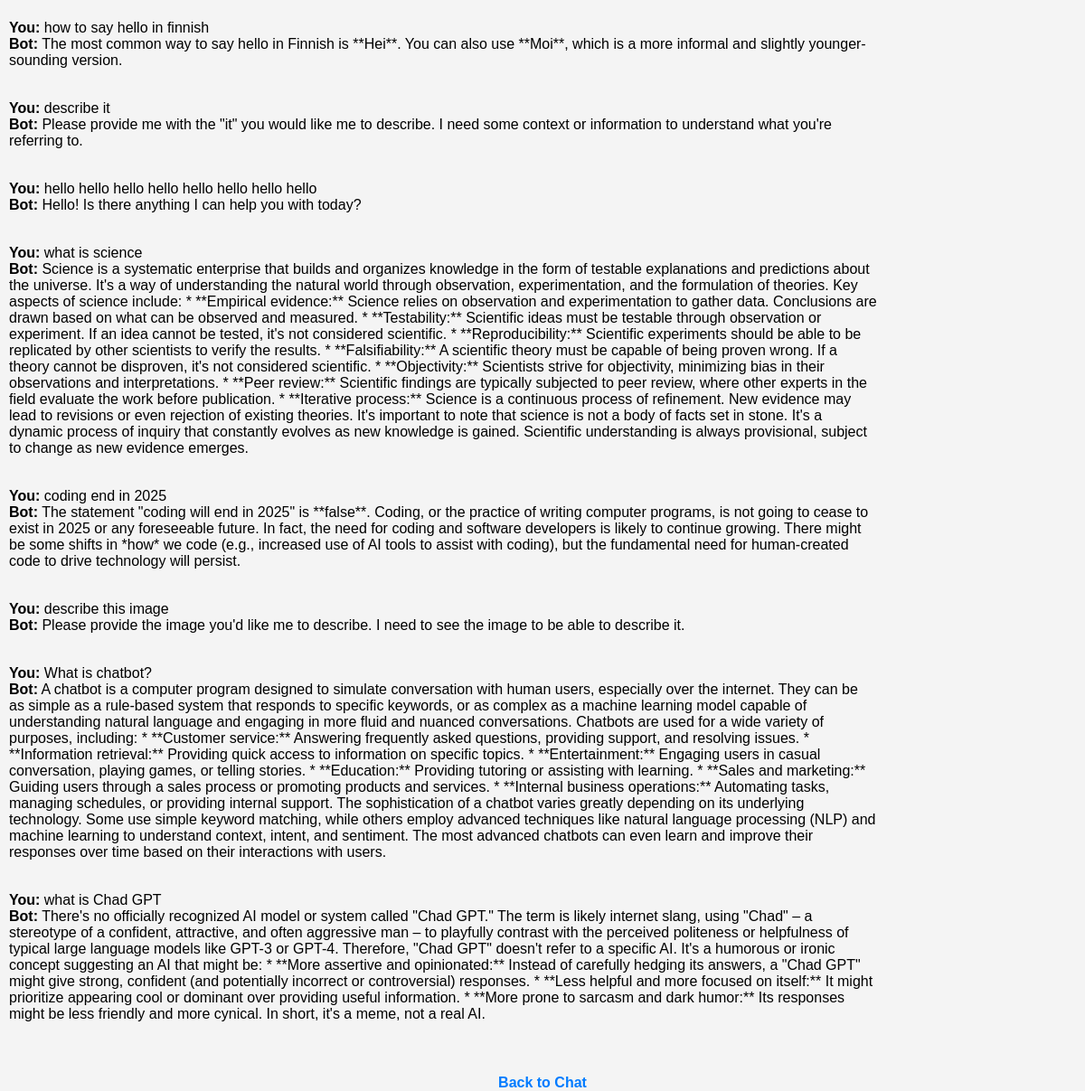
/chat_history (signed in), run on the app's committed database.
### flask_chathistory/app.py (models this page shows)
class ChatHistory(db.Model):
    id = db.Column(db.Integer, primary_key=True)
    user_id = db.Column(db.Integer, db.ForeignKey('user.id'), nullable=False)
    user_message = db.Column(db.String(200), nullable=False)
    bot_response = db.Column(db.String(500), nullable=False)
    user = db.relationship('User', back_populates="chats")

### flask_chathistory/app.py (the view)
@app.route('/chat_history')
def chat_history():
    if 'user_id' not in session:
        return redirect(url_for('login'))
    history = ChatHistory.query.filter_by(user_id=session['user_id']).all()
    return render_template('chat_history.html', history=history)

### flask_chathistory/templates/chat_history.html (shortened to what this page needs)
<!DOCTYPE html>
<html>
<head>
    <link rel="stylesheet" href="{{ url_for('static', filename='chat_history.css') }}">
</head>
<body>
    <ul>
        {% for chat in history %}
            <li><strong>You:</strong> {{ chat.user_message }}<br><strong>Bot:</strong> {{ chat.bot_response }}</li>
        {% endfor %}
    </ul>
    <br>
    <a href="{{ url_for('chat') }}">Back to Chat</a>
</body>
</html>

### flask_chathistory/static/chat_history.css (style rules this page uses)
body { font-family: Arial, sans-serif; background-color: #f4f4f4; margin: 0; padding: 0; display: flex; flex-direction: column; align-items: center; justify-content: center; height: 100vh; }
ul { list-style: none; padding: 0; margin: 0; }
li { margin-bottom: 15px; padding: 10px; border-radius: 10px; max-width: 80%; word-wrap: break-word; }
strong { font-weight: bold; }
a { text-decoration: none; color: #007bff; font-weight: bold; margin-top: 15px; display: inline-block; }

### data on the page
ChatHistory: user_message "how to say hello in finnish", bot_response "The most common way to say hello in Finnish is **Hei**. You can also use **Moi**, which is a more informal and slightly younger-sounding version."
ChatHistory: user_message "describe it", bot_response "Please provide me with the \"it\" you would like me to describe. I need some context or information to understand what you're referring to."
ChatHistory: user_message "hello hello hello hello hello hello hello hello", bot_response "Hello! Is there anything I can help you with today?"
ChatHistory: user_message "what is science", bot_response "Science is a systematic enterprise that builds and organizes knowledge in the form of testable explanations and predictions about the universe. It's a way of understanding the natural world through observation, experimentation, and the formulation of theories. Key aspects of science include: * **Empirical evidence:** Science relies on observation and experimentation to gather data. Conclusions are drawn based on what can be observed and measured. * **Testability:** Scientific ideas must be testable through observation or experiment. If an idea cannot be tested, it's not considered scientific. * **Reproducibility:** Scientific experiments should be able to be replicated by other scientists…"
ChatHistory: user_message "coding end in 2025", bot_response "The statement \"coding will end in 2025\" is **false**. Coding, or the practice of writing computer programs, is not going to cease to exist in 2025 or any foreseeable future. In fact, the need for coding and software developers is likely to continue growing. There might be some shifts in *how* we code (e.g., increased use of AI tools to assist with coding), but the fundamental need for human-created code to drive technology will persist."
ChatHistory: user_message "describe this image", bot_response "Please provide the image you'd like me to describe. I need to see the image to be able to describe it."
ChatHistory: user_message "What is chatbot?", bot_response "A chatbot is a computer program designed to simulate conversation with human users, especially over the internet. They can be as simple as a rule-based system that responds to specific keywords, or as complex as a machine learning model capable of understanding natural language and engaging in more fluid and nuanced conversations. Chatbots are used for a wide variety of purposes, including: * **Customer service:** Answering frequently asked questions, providing support, and resolving issues. * **Information retrieval:** Providing quick access to information on specific topics. * **Entertainment:** Engaging users in casual conversation, playing games, or telling stories. * **Education:**…"
ChatHistory: user_message "what is Chad GPT", bot_response "There's no officially recognized AI model or system called \"Chad GPT.\" The term is likely internet slang, using \"Chad\" – a stereotype of a confident, attractive, and often aggressive man – to playfully contrast with the perceived politeness or helpfulness of typical large language models like GPT-3 or GPT-4. Therefore, \"Chad GPT\" doesn't refer to a specific AI. It's a humorous or ironic concept suggesting an AI that might be: * **More assertive and opinionated:** Instead of carefully hedging its answers, a \"Chad GPT\" might give strong, confident (and potentially incorrect or controversial) responses. * **Less helpful and more focused on itself:** It might prioritize appearing cool or…"
